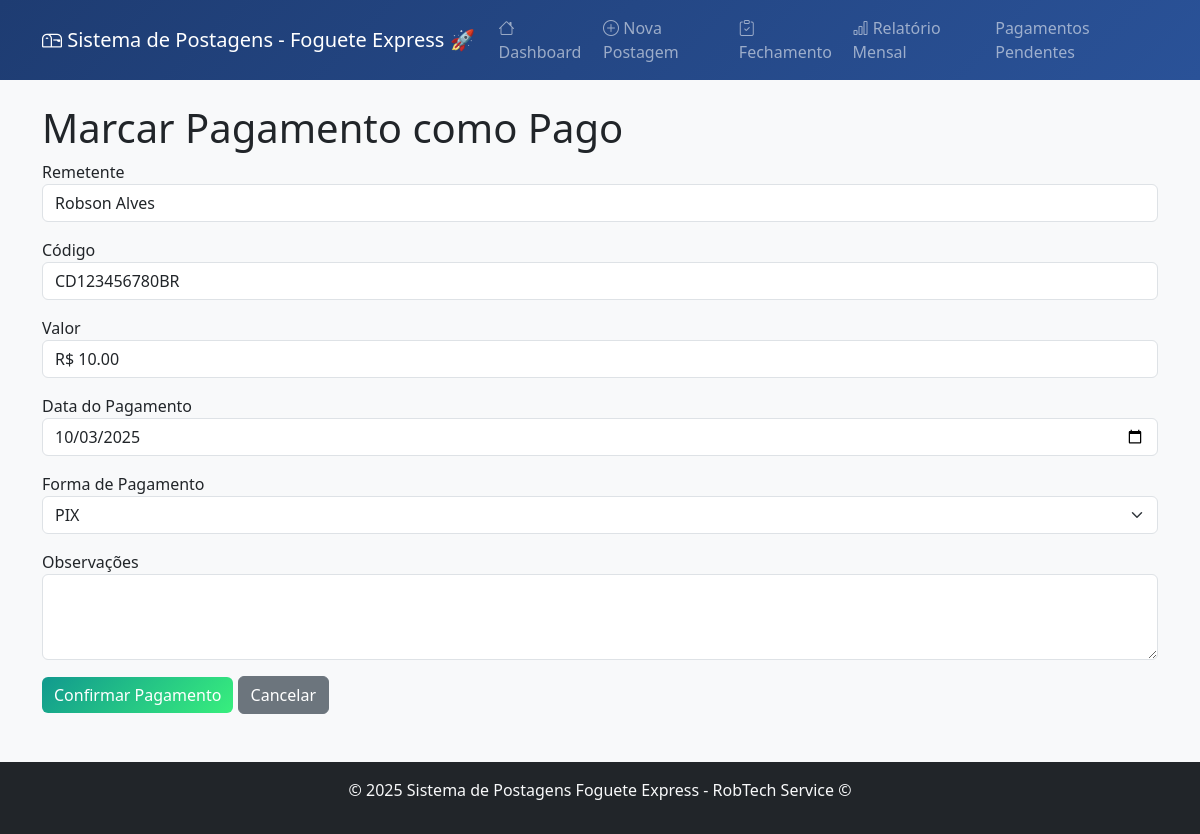
The app's page /marcar_pago/2, older data.
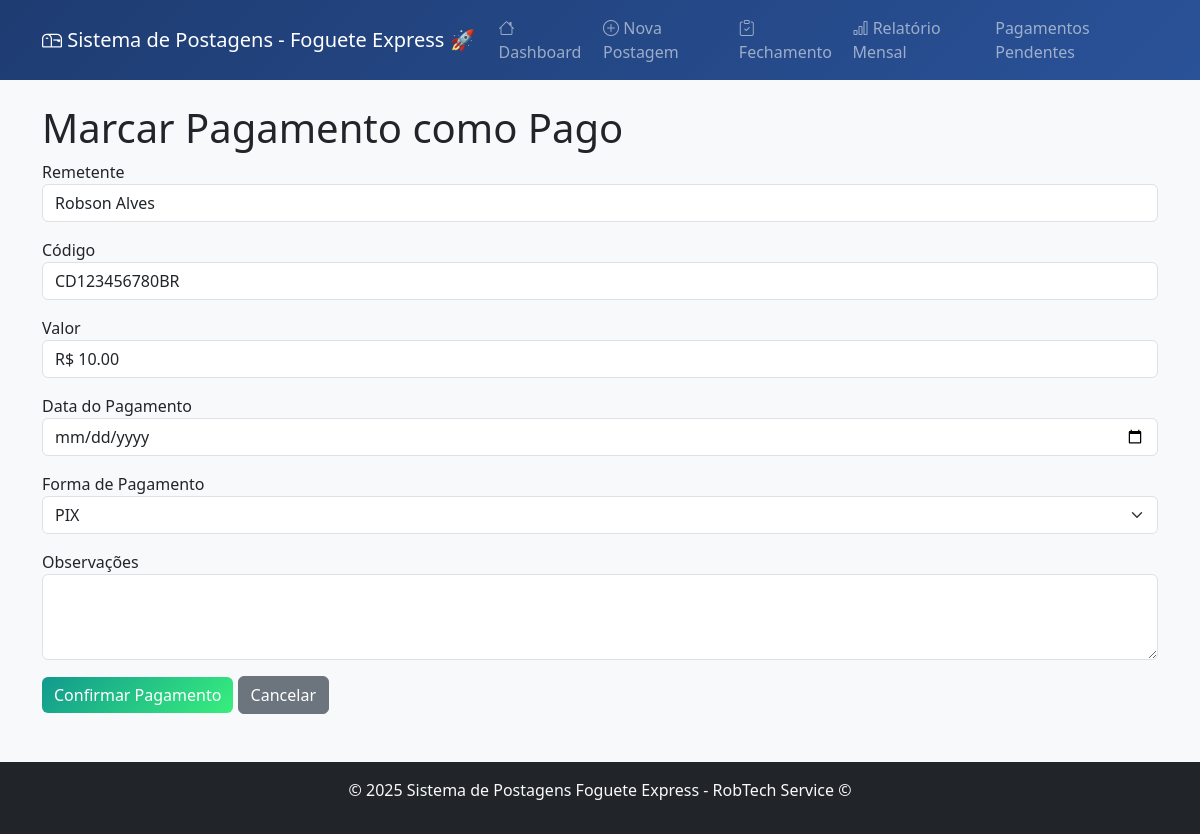
The same page, newer data.
### tables this page shows
CREATE TABLE postagens (
                id INTEGER PRIMARY KEY AUTOINCREMENT,
                data_postagem DATE NOT NULL,
                posto INTEGER NOT NULL,
                nome_remetente TEXT NOT NULL,
                codigo_rastreio TEXT UNIQUE NOT NULL,
                valor REAL NOT NULL,
                tipo_postagem TEXT NOT NULL CHECK (tipo_postagem IN ('PAC', 'SEDEX')),
                tipo_pagamento TEXT,
                status TEXT DEFAULT 'POSTADO',
                pagamento_pago INTEGER DEFAULT 0,
                data_pagamento DATE,
                observacoes TEXT,
                data_criacao DATETIME DEFAULT CURRENT_TIMESTAMP
            );

### app.py (the view)
@app.route('/marcar_pago/<int:id>', methods=['GET', 'POST'])
def marcar_pago(id):
    if request.method == 'POST':
        data_pagamento = request.form['data_pagamento']
        tipo_pagamento = request.form['tipo_pagamento']
        observacoes = request.form.get('observacoes', '').strip()
        conn = sistema.conectar()
        cursor = conn.cursor()
        cursor.execute("""
            UPDATE postagens
            SET pagamento_pago = 1,
                data_pagamento = ?,
                tipo_pagamento = ?,
                observacoes = ?
            WHERE id = ?
        """, (data_pagamento, tipo_pagamento, observacoes, id))
        conn.commit()
        conn.close()
        flash('Pagamento marcado com sucesso!', 'success')
        return redirect(url_for('listar_pendentes'))
    else:
        conn = sistema.conectar()
        cursor = conn.cursor()
        cursor.execute("SELECT * FROM postagens WHERE id = ?", (id,))
        postagem = cursor.fetchone()
        conn.close()
        return render_template('marcar_pago.html', postagem=postagem, NOME_POSTO=NOME_POSTO)

### app.py (called while the page is built)
    def conectar(self):
        return sqlite3.connect(self.db_name)

### templates/marcar_pago.html (shortened to what this page needs)
{% extends "base.html" %}
{% block content %}
<h1>Marcar Pagamento como Pago</h1>
<form method="POST">
  <div class="mb-3">
    <label>Remetente</label>
    <input class="form-control" value="{{ postagem[3] }}" readonly>
  </div>
  <div class="mb-3">
    <label>Código</label>
    <input class="form-control" value="{{ postagem[4] }}" readonly>
  </div>
  <div class="mb-3">
    <label>Valor</label>
    <input class="form-control" value="R$ {{ '%.2f'|format(postagem[5]) }}" readonly>
  </div>
  <div class="mb-3">
    <label>Data do Pagamento</label>
    <input type="date" name="data_pagamento" class="form-control" value="{{ postagem[10] or '' }}" required>
  </div>
  <div class="mb-3">
    <label>Forma de Pagamento</label>
    <select name="tipo_pagamento" class="form-select" required>
      <option value="PIX" {% if postagem[7] == 'PIX' %}selected{% endif %}>PIX</option>
    </select>
  </div>
  <div class="mb-3">
    <label>Observações</label>
    <textarea name="observacoes" class="form-control" rows="3">{{ postagem[11] or '' }}</textarea>
  </div>
  <button type="submit" class="btn btn-success">Confirmar Pagamento</button>
  <a href="{{ url_for('listar_pendentes') }}" class="btn btn-secondary">Cancelar</a>
</form>
{% endblock %}

Row changes from the older to the newer data that the page shows:
changed postagens "Robson Alves": data_pagamento "10/03/2025" → (not shown)
